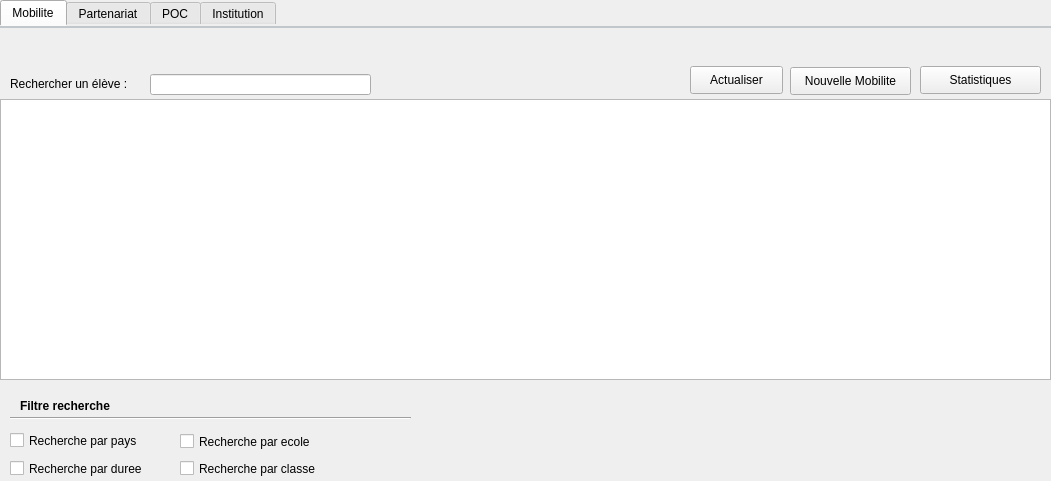
<?xml version="1.0" encoding="UTF-8"?>
<ui version="4.0">
 <class>TabWidget</class>
 <widget class="QTabWidget" name="TabWidget">
  <property name="geometry">
   <rect>
    <x>0</x>
    <y>0</y>
    <width>1051</width>
    <height>481</height>
   </rect>
  </property>
  <property name="windowTitle">
   <string>TabWidget</string>
  </property>
  <property name="styleSheet">
   <string notr="true">QTabWidget::pane { /* The tab widget frame */
    border-top: 2px solid #C2C7CB;
}</string>
  </property>
  <property name="currentIndex">
   <number>0</number>
  </property>
  <widget class="QWidget" name="MOBILITE">
   <attribute name="title">
    <string>Mobilite</string>
   </attribute>
   <widget class="QTableView" name="tableView_Mobilite">
    <property name="geometry">
     <rect>
      <x>0</x>
      <y>71</y>
      <width>1051</width>
      <height>281</height>
     </rect>
    </property>
   </widget>
   <widget class="QLineEdit" name="lineEdit_rechercheEtudiant">
    <property name="geometry">
     <rect>
      <x>150</x>
      <y>46</y>
      <width>221</width>
      <height>21</height>
     </rect>
    </property>
   </widget>
   <widget class="QCheckBox" name="checkBox_pays">
    <property name="geometry">
     <rect>
      <x>10</x>
      <y>402</y>
      <width>151</width>
      <height>21</height>
     </rect>
    </property>
    <property name="text">
     <string>Recherche par pays</string>
    </property>
   </widget>
   <widget class="QCheckBox" name="checkBox_duree">
    <property name="geometry">
     <rect>
      <x>10</x>
      <y>430</y>
      <width>151</width>
      <height>21</height>
     </rect>
    </property>
    <property name="text">
     <string>Recherche par duree</string>
    </property>
   </widget>
   <widget class="QCheckBox" name="checkBox_ecole">
    <property name="geometry">
     <rect>
      <x>180</x>
      <y>403</y>
      <width>151</width>
      <height>21</height>
     </rect>
    </property>
    <property name="text">
     <string>Recherche par ecole</string>
    </property>
   </widget>
   <widget class="QCheckBox" name="checkBox_classe">
    <property name="geometry">
     <rect>
      <x>180</x>
      <y>430</y>
      <width>151</width>
      <height>21</height>
     </rect>
    </property>
    <property name="text">
     <string>Recherche par classe</string>
    </property>
   </widget>
   <widget class="QPushButton" name="pushButton_newMobilite">
    <property name="geometry">
     <rect>
      <x>790</x>
      <y>39</y>
      <width>121</width>
      <height>28</height>
     </rect>
    </property>
    <property name="text">
     <string>Nouvelle Mobilite</string>
    </property>
   </widget>
   <widget class="QLabel" name="label_rechercheEleve">
    <property name="geometry">
     <rect>
      <x>10</x>
      <y>48</y>
      <width>131</width>
      <height>16</height>
     </rect>
    </property>
    <property name="text">
     <string>Rechercher un élève :</string>
    </property>
   </widget>
   <widget class="QPushButton" name="pushButton_statistiquesMobilite">
    <property name="geometry">
     <rect>
      <x>920</x>
      <y>38</y>
      <width>121</width>
      <height>28</height>
     </rect>
    </property>
    <property name="text">
     <string>Statistiques</string>
    </property>
   </widget>
   <widget class="QPushButton" name="pushButton_actualiserMobilite">
    <property name="geometry">
     <rect>
      <x>690</x>
      <y>38</y>
      <width>93</width>
      <height>28</height>
     </rect>
    </property>
    <property name="text">
     <string>Actualiser</string>
    </property>
   </widget>
   <widget class="Line" name="line_filtreRechercheMobilite">
    <property name="geometry">
     <rect>
      <x>10</x>
      <y>380</y>
      <width>401</width>
      <height>20</height>
     </rect>
    </property>
    <property name="orientation">
     <enum>Qt::Horizontal</enum>
    </property>
   </widget>
   <widget class="QLabel" name="label_filtreRechercheMobilite">
    <property name="geometry">
     <rect>
      <x>20</x>
      <y>370</y>
      <width>151</width>
      <height>16</height>
     </rect>
    </property>
    <property name="font">
     <font>
      <weight>75</weight>
      <bold>true</bold>
     </font>
    </property>
    <property name="text">
     <string>Filtre recherche</string>
    </property>
   </widget>
  </widget>
  <widget class="QWidget" name="PARTENRIAT">
   <attribute name="title">
    <string>Partenariat</string>
   </attribute>
   <widget class="QTableView" name="tableView_Partenariat">
    <property name="geometry">
     <rect>
      <x>0</x>
      <y>70</y>
      <width>1051</width>
      <height>281</height>
     </rect>
    </property>
   </widget>
   <widget class="QPushButton" name="pushButton_newPartenariat">
    <property name="geometry">
     <rect>
      <x>780</x>
      <y>38</y>
      <width>131</width>
      <height>28</height>
     </rect>
    </property>
    <property name="text">
     <string>Nouvelle partenariat</string>
    </property>
   </widget>
   <widget class="QPushButton" name="pushButton_actualiserPartenariat">
    <property name="geometry">
     <rect>
      <x>680</x>
      <y>39</y>
      <width>93</width>
      <height>28</height>
     </rect>
    </property>
    <property name="text">
     <string>Actualiser</string>
    </property>
   </widget>
   <widget class="QLabel" name="label_recherchePartenariat">
    <property name="geometry">
     <rect>
      <x>10</x>
      <y>48</y>
      <width>161</width>
      <height>16</height>
     </rect>
    </property>
    <property name="text">
     <string>Rechercher un partenaire :</string>
    </property>
   </widget>
   <widget class="QLineEdit" name="lineEdit_recherchePartenariat">
    <property name="geometry">
     <rect>
      <x>180</x>
      <y>46</y>
      <width>221</width>
      <height>21</height>
     </rect>
    </property>
   </widget>
   <widget class="QPushButton" name="pushButton_notificationPartenariat">
    <property name="geometry">
     <rect>
      <x>920</x>
      <y>38</y>
      <width>121</width>
      <height>28</height>
     </rect>
    </property>
    <property name="text">
     <string/>
    </property>
   </widget>
   <widget class="QCheckBox" name="checkBox_partenariatType">
    <property name="geometry">
     <rect>
      <x>180</x>
      <y>430</y>
      <width>151</width>
      <height>21</height>
     </rect>
    </property>
    <property name="text">
     <string>Recherche par type</string>
    </property>
   </widget>
   <widget class="QCheckBox" name="checkBox_partenariatPays">
    <property name="geometry">
     <rect>
      <x>10</x>
      <y>402</y>
      <width>151</width>
      <height>21</height>
     </rect>
    </property>
    <property name="text">
     <string>Recherche par pays</string>
    </property>
   </widget>
   <widget class="QCheckBox" name="checkBox_partenariatAnnee">
    <property name="geometry">
     <rect>
      <x>10</x>
      <y>430</y>
      <width>151</width>
      <height>21</height>
     </rect>
    </property>
    <property name="text">
     <string>Recherche par annee</string>
    </property>
   </widget>
   <widget class="QCheckBox" name="checkBox_partenariatPoc">
    <property name="geometry">
     <rect>
      <x>180</x>
      <y>403</y>
      <width>151</width>
      <height>21</height>
     </rect>
    </property>
    <property name="text">
     <string>Recherche par poc</string>
    </property>
   </widget>
   <widget class="QLabel" name="label_etatPartenariat">
    <property name="geometry">
     <rect>
      <x>40</x>
      <y>10</y>
      <width>311</width>
      <height>21</height>
     </rect>
    </property>
    <property name="text">
     <string/>
    </property>
   </widget>
   <widget class="QLabel" name="label_etatPartenariatColor">
    <property name="geometry">
     <rect>
      <x>10</x>
      <y>10</y>
      <width>21</width>
      <height>21</height>
     </rect>
    </property>
    <property name="text">
     <string/>
    </property>
   </widget>
   <widget class="Line" name="line_filtreRechercherPartenariat">
    <property name="geometry">
     <rect>
      <x>10</x>
      <y>380</y>
      <width>401</width>
      <height>20</height>
     </rect>
    </property>
    <property name="orientation">
     <enum>Qt::Horizontal</enum>
    </property>
   </widget>
   <widget class="QLabel" name="label_filtreRecherchePartenariat">
    <property name="geometry">
     <rect>
      <x>20</x>
      <y>370</y>
      <width>151</width>
      <height>16</height>
     </rect>
    </property>
    <property name="font">
     <font>
      <weight>75</weight>
      <bold>true</bold>
     </font>
    </property>
    <property name="text">
     <string>Filtre recherche</string>
    </property>
   </widget>
   <widget class="Line" name="line_8">
    <property name="geometry">
     <rect>
      <x>630</x>
      <y>380</y>
      <width>401</width>
      <height>20</height>
     </rect>
    </property>
    <property name="orientation">
     <enum>Qt::Horizontal</enum>
    </property>
   </widget>
   <widget class="QLabel" name="label_optionsPartenariat">
    <property name="geometry">
     <rect>
      <x>640</x>
      <y>370</y>
      <width>151</width>
      <height>16</height>
     </rect>
    </property>
    <property name="font">
     <font>
      <weight>75</weight>
      <bold>true</bold>
     </font>
    </property>
    <property name="text">
     <string>Options</string>
    </property>
   </widget>
   <widget class="QCheckBox" name="checkBox_affichagePartenariatNonActif">
    <property name="geometry">
     <rect>
      <x>630</x>
      <y>400</y>
      <width>221</width>
      <height>21</height>
     </rect>
    </property>
    <property name="text">
     <string>Afficher les partenariats non-actif</string>
    </property>
   </widget>
   <widget class="QCheckBox" name="checkBox_affiachagePartenariatNonActifMois">
    <property name="geometry">
     <rect>
      <x>630</x>
      <y>430</y>
      <width>321</width>
      <height>21</height>
     </rect>
    </property>
    <property name="text">
     <string>Afficher les partenariats qui ne sont plus actif dans </string>
    </property>
   </widget>
   <widget class="QLineEdit" name="lineEdit_PartenariatNonActifMois">
    <property name="geometry">
     <rect>
      <x>950</x>
      <y>428</y>
      <width>31</width>
      <height>22</height>
     </rect>
    </property>
   </widget>
   <widget class="QLabel" name="label_moisAffichage">
    <property name="geometry">
     <rect>
      <x>990</x>
      <y>431</y>
      <width>41</width>
      <height>16</height>
     </rect>
    </property>
    <property name="text">
     <string>mois</string>
    </property>
   </widget>
  </widget>
  <widget class="QWidget" name="POC">
   <attribute name="title">
    <string>POC</string>
   </attribute>
   <widget class="QLineEdit" name="lineEdit_recherchePOC">
    <property name="geometry">
     <rect>
      <x>140</x>
      <y>46</y>
      <width>221</width>
      <height>21</height>
     </rect>
    </property>
   </widget>
   <widget class="QPushButton" name="pushButton_newPOC">
    <property name="geometry">
     <rect>
      <x>910</x>
      <y>38</y>
      <width>131</width>
      <height>28</height>
     </rect>
    </property>
    <property name="text">
     <string>Nouveau POC</string>
    </property>
   </widget>
   <widget class="QPushButton" name="pushButton_actualiserPOC">
    <property name="geometry">
     <rect>
      <x>810</x>
      <y>39</y>
      <width>93</width>
      <height>28</height>
     </rect>
    </property>
    <property name="text">
     <string>Actualiser</string>
    </property>
   </widget>
   <widget class="QLabel" name="label_recherchePOC">
    <property name="geometry">
     <rect>
      <x>10</x>
      <y>48</y>
      <width>131</width>
      <height>16</height>
     </rect>
    </property>
    <property name="text">
     <string>Rechercher un POC  :</string>
    </property>
   </widget>
   <widget class="QTableView" name="tableView_POC">
    <property name="geometry">
     <rect>
      <x>0</x>
      <y>71</y>
      <width>1051</width>
      <height>281</height>
     </rect>
    </property>
   </widget>
   <widget class="QCheckBox" name="checkBox_pocFax">
    <property name="geometry">
     <rect>
      <x>200</x>
      <y>430</y>
      <width>151</width>
      <height>21</height>
     </rect>
    </property>
    <property name="text">
     <string>Recherche par fax</string>
    </property>
   </widget>
   <widget class="Line" name="line_filtreRechercherPartenariat_2">
    <property name="geometry">
     <rect>
      <x>10</x>
      <y>380</y>
      <width>401</width>
      <height>20</height>
     </rect>
    </property>
    <property name="orientation">
     <enum>Qt::Horizontal</enum>
    </property>
   </widget>
   <widget class="QCheckBox" name="checkBox_pocInstitution">
    <property name="geometry">
     <rect>
      <x>10</x>
      <y>402</y>
      <width>181</width>
      <height>21</height>
     </rect>
    </property>
    <property name="text">
     <string>Recherche par institution</string>
    </property>
   </widget>
   <widget class="QLabel" name="label_filtreRecherchePartenariat_2">
    <property name="geometry">
     <rect>
      <x>20</x>
      <y>370</y>
      <width>151</width>
      <height>16</height>
     </rect>
    </property>
    <property name="font">
     <font>
      <weight>75</weight>
      <bold>true</bold>
     </font>
    </property>
    <property name="text">
     <string>Filtre recherche</string>
    </property>
   </widget>
   <widget class="QCheckBox" name="checkBox_pocFonction">
    <property name="geometry">
     <rect>
      <x>10</x>
      <y>430</y>
      <width>161</width>
      <height>21</height>
     </rect>
    </property>
    <property name="text">
     <string>Recherche par fonction</string>
    </property>
   </widget>
   <widget class="QCheckBox" name="checkBox_pocTelephone">
    <property name="geometry">
     <rect>
      <x>200</x>
      <y>403</y>
      <width>181</width>
      <height>21</height>
     </rect>
    </property>
    <property name="text">
     <string>Recherche par telephone</string>
    </property>
   </widget>
  </widget>
  <widget class="QWidget" name="Institution">
   <attribute name="title">
    <string>Institution</string>
   </attribute>
   <widget class="QTableView" name="tableView_Institution">
    <property name="geometry">
     <rect>
      <x>0</x>
      <y>71</y>
      <width>1051</width>
      <height>281</height>
     </rect>
    </property>
   </widget>
   <widget class="QPushButton" name="pushButton_actualiserInstitution">
    <property name="geometry">
     <rect>
      <x>810</x>
      <y>39</y>
      <width>93</width>
      <height>28</height>
     </rect>
    </property>
    <property name="text">
     <string>Actualiser</string>
    </property>
   </widget>
   <widget class="QLabel" name="label_rechercheInstitution">
    <property name="geometry">
     <rect>
      <x>10</x>
      <y>48</y>
      <width>161</width>
      <height>16</height>
     </rect>
    </property>
    <property name="text">
     <string>Rechercher une Institution : </string>
    </property>
   </widget>
   <widget class="QPushButton" name="pushButton_newInstitution">
    <property name="geometry">
     <rect>
      <x>910</x>
      <y>38</y>
      <width>131</width>
      <height>28</height>
     </rect>
    </property>
    <property name="text">
     <string>Nouvelle Institution</string>
    </property>
   </widget>
   <widget class="QLineEdit" name="lineEdit_rechercheInstitution">
    <property name="geometry">
     <rect>
      <x>170</x>
      <y>46</y>
      <width>221</width>
      <height>21</height>
     </rect>
    </property>
   </widget>
   <widget class="QCheckBox" name="checkBox_institutionPays">
    <property name="geometry">
     <rect>
      <x>10</x>
      <y>402</y>
      <width>181</width>
      <height>21</height>
     </rect>
    </property>
    <property name="text">
     <string>Recherche par pays</string>
    </property>
   </widget>
   <widget class="Line" name="line_filtreRechercherInstitution">
    <property name="geometry">
     <rect>
      <x>10</x>
      <y>380</y>
      <width>401</width>
      <height>20</height>
     </rect>
    </property>
    <property name="orientation">
     <enum>Qt::Horizontal</enum>
    </property>
   </widget>
   <widget class="QLabel" name="label_filtreRechercheInstitution">
    <property name="geometry">
     <rect>
      <x>20</x>
      <y>370</y>
      <width>151</width>
      <height>16</height>
     </rect>
    </property>
    <property name="font">
     <font>
      <weight>75</weight>
      <bold>true</bold>
     </font>
    </property>
    <property name="text">
     <string>Filtre recherche</string>
    </property>
   </widget>
  </widget>
 </widget>
 <resources/>
 <connections/>
</ui>
